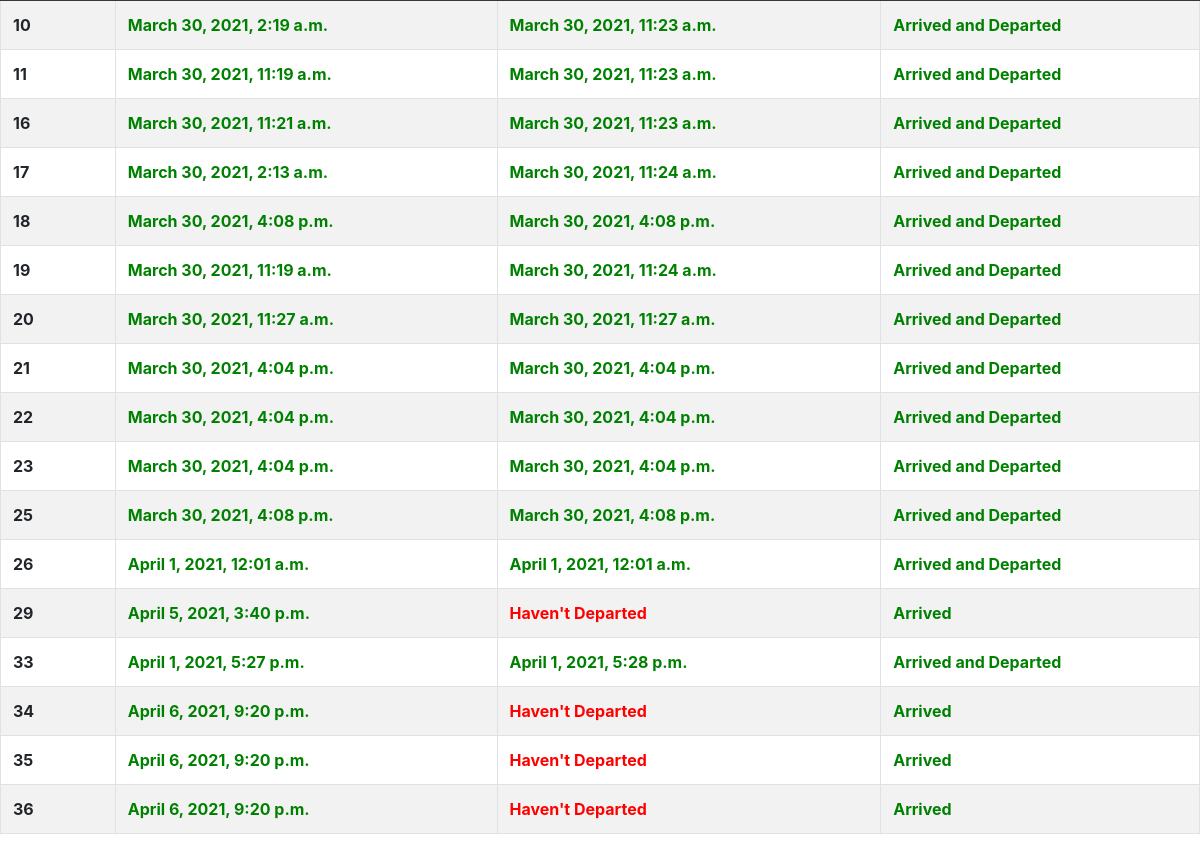
The page /dashboard/district/thane/ (signed in, lower part) on the database as committed earlier.
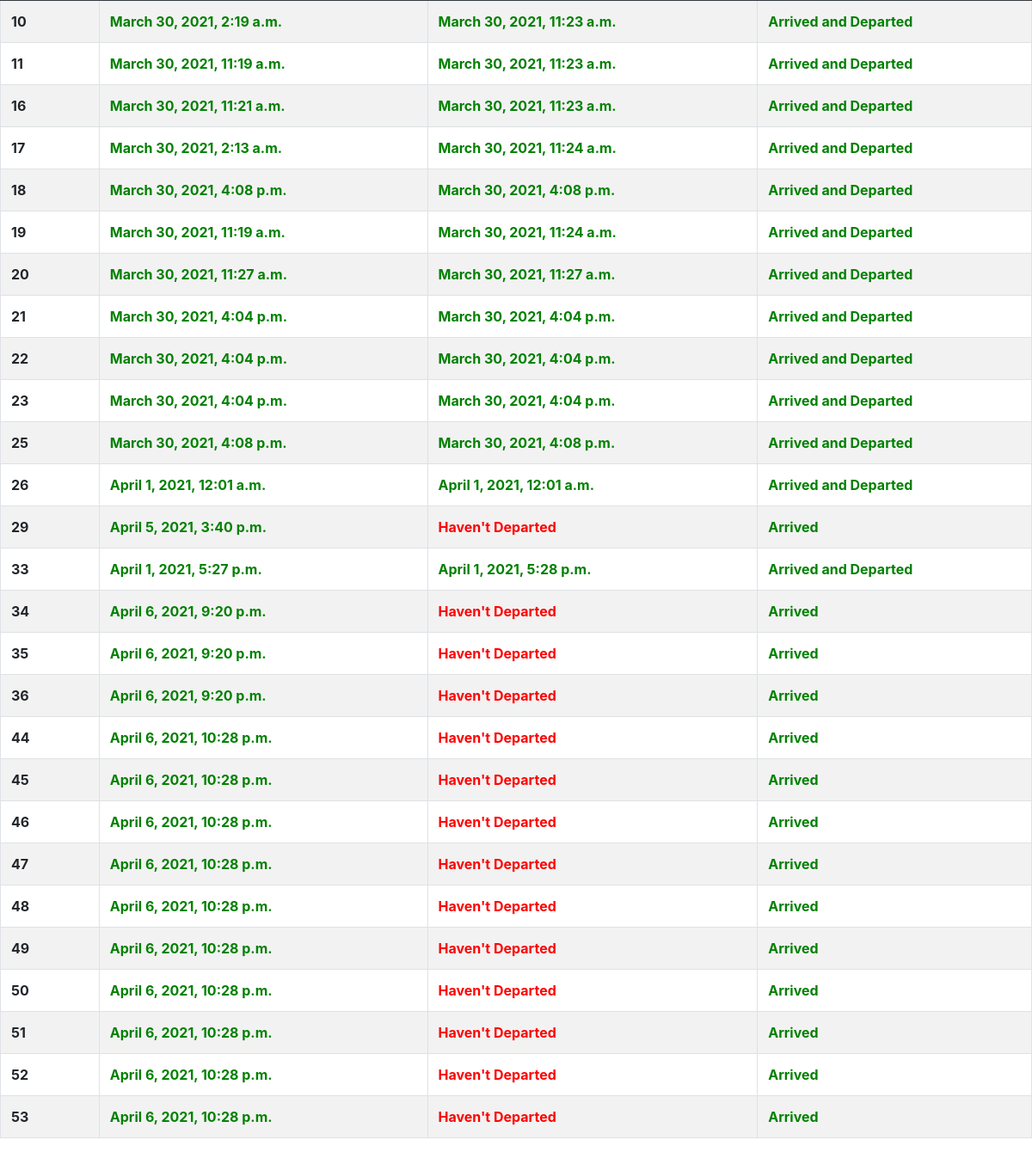
The same page on the database as committed later.
### vaccine_app/models.py (models this page shows, shortened)
class DistrictVaccineData(models.Model):
    district = models.ForeignKey(District,on_delete=models.CASCADE,related_name="districtVaccine")
    lot = models.OneToOneField(VaccineLot, on_delete=models.CASCADE,related_name="districtVaccine")
    arrivalTimestamp = models.DateTimeField(blank = True, null=True, default=None)
    departureTimestamp = models.DateTimeField(blank = True, null=True, default=None)

class VaccineLot(models.Model):
    lotId = models.AutoField(primary_key=True)
    status=models.CharField(max_length = 20, choices = lot_status, default = 'produced')
    productionTimestamp = models.DateTimeField(auto_now_add=True)
    departureTimestamp = models.DateTimeField(blank = True, null=True, default=None)
    countOfDosesConsumed = models.IntegerField(default = 0)

### vaccine_app/views.py (the view, shortened to what this page needs)
# urls.py: path('dashboard/district/<name>/',views.district_dash,name='district_dash'),
@login_required
def district_dash(request,name):
    if name=="":
        return redirect('dashboard')
    if verify(request,"district",name):
        district_obj=District.objects.get(name=name)
        centers = Center.objects.filter(district=district_obj)
        vaccine_lots = DistrictVaccineData.objects.filter(district = district_obj)
        error=[]
        return render(request,'district_dash.html',{'centers':centers, 'error':error, 'vaccine_lots':vaccine_lots,'name':name})
    else:
        return redirect('dashboard')

### vaccine_app/views.py (called while the page is built, shortened)
def verify(request,district_or_center,name):
    if district_or_center=="district":
        user=request.user
        if District.objects.filter(name=name).exists():
            district_obj=District.objects.get(name=name)
            if AccessControlListDistrict.objects.filter(person=user,district=district_obj).exists() and user.is_districtadmin:
                return True
            else:
                print("access is not there for user "+user.email)
                return False
        else:
            print("District name is invalid")
            return False
    else:
        print("Invalid district_or_center value")
        return False

### templates/district_dash.html (shortened to what this page needs)
{% extends 'base.html' %}
    {% block content %}
        <br><br>
          <br><br>
          <table class="table table-striped table-bordered">
            <tbody>
            {% for lot in vaccine_lots %}
              <tr>
                <th scope="row">{{ lot.lot.lotId }}</th>
                <td>
                  {% if lot.arrivalTimestamp == None %}
                    <b style="color:red;">Haven't arrived</b>
                  {% else %}
                    <b style="color:green;">{{lot.arrivalTimestamp}}</b>
                  {% endif %}
                </td>
                <td>
                  {% if lot.departureTimestamp == None %}
                    <b style="color:red;">Haven't Departed</b>
                  {% else %}
                    <b style="color:green;">{{lot.departureTimestamp}}</b>
                  {% endif %}
                </td>
                {% if lot.arrivalTimestamp == None %}
                  <td><a href="/district/{{name}}/updateArrivalTimeDistrict/{{ lot.lot.lotId }}"><button type="button" class="btn btn-dark">Update Arrival</button></a>
                {% else %}
                  <td>
                    <b style="color:green;">Arrived
                    {% if lot.departureTimestamp != None %}
                    and Departed
                    {% endif %}
                    </b>
                  </td>
                {% endif %}
              </tr>
            {% endfor %}
            </tbody>
          </table>
    {% endblock content %}

Rows that differ between the two databases and show on the page:
added DistrictVaccineData: lot.lotId "44", arrivalTimestamp "April 6, 2021, 10:28 p.m.", shows "Haven't Departed", shows "Arrived"
added DistrictVaccineData: lot.lotId "45", arrivalTimestamp "April 6, 2021, 10:28 p.m.", shows "Haven't Departed", shows "Arrived"
added DistrictVaccineData: lot.lotId "46", arrivalTimestamp "April 6, 2021, 10:28 p.m.", shows "Haven't Departed", shows "Arrived"
added DistrictVaccineData: lot.lotId "47", arrivalTimestamp "April 6, 2021, 10:28 p.m.", shows "Haven't Departed", shows "Arrived"
added DistrictVaccineData: lot.lotId "48", arrivalTimestamp "April 6, 2021, 10:28 p.m.", shows "Haven't Departed", shows "Arrived"
added DistrictVaccineData: lot.lotId "49", arrivalTimestamp "April 6, 2021, 10:28 p.m.", shows "Haven't Departed", shows "Arrived"
added DistrictVaccineData: lot.lotId "50", arrivalTimestamp "April 6, 2021, 10:28 p.m.", shows "Haven't Departed", shows "Arrived"
added DistrictVaccineData: lot.lotId "51", arrivalTimestamp "April 6, 2021, 10:28 p.m.", shows "Haven't Departed", shows "Arrived"
added DistrictVaccineData: lot.lotId "52", arrivalTimestamp "April 6, 2021, 10:28 p.m.", shows "Haven't Departed", shows "Arrived"
added DistrictVaccineData: lot.lotId "53", arrivalTimestamp "April 6, 2021, 10:28 p.m.", shows "Haven't Departed", shows "Arrived"
